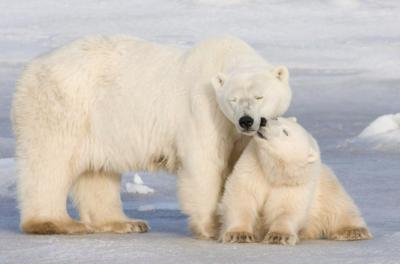
#> input picture nbs/07_others/bears.jpg, 400 x 264 px
$ jupyter execute --allow-errors 04_plotting.ipynb
#> lines starting #> are read from the running program, lines starting #| are printed output that depends on the picture
[cell 1]
# | default_exp others

<a id=top></a>

# Plotting

> Graphical production

## Matplotlib

[cell 2]
# | export
import matplotlib.pyplot as plt

Scatter plotting

[cell 3]
import numpy as np

[cell 4]
fig, ax = plt.subplots()
for label in ["first", "second", "third"]:
    ax.scatter(np.random.randn(10)*20, np.random.randn(10)*2,
            s=np.random.randint(10,30,10)**2, cmap=plt.cm.Spectral, alpha=0.5, label=label);

#Legend configuring
legend = plt.legend(loc='upper left', shadow=True)
frame = legend.get_frame()
frame.set_facecolor('0.50')
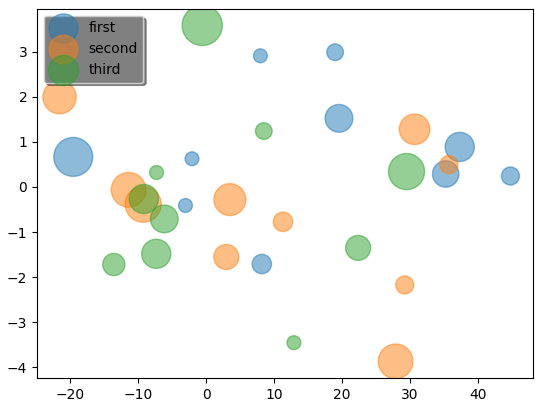
#> figure drawn by matplotlib, 1 panel

[back to top](#top)

## Sympy

> Ploting functions from text description

[cell 5]
# | export
import sympy

#> (a cell that did not finish here is left out)

[back to top](#top)

## Seaborn

First create a dataFrame with a continuous variable and a categorical variable to group the histograms

[cell 7]
# | export
import seaborn as sns
import matplotlib.pyplot as plt
import pandas as pd, numpy as np

[cell 8]
np.random.rand()
frame = pd.DataFrame(data=np.concatenate((np.random.rand(10,1),np.random.randint(0, high=2, size=(10,1))), axis=1), columns=['indep_var',"group_var"])
frame["group_var"] = pd.Categorical(frame["group_var"].apply(lambda x: "A" if x else "B"))

Or use np.random.choice to select random values in a list-type

[cell 9]
np.random.choice(['A','B'], size=10, replace=True) #, p=None -> prob_distribution

**Barplots and Countplots from SNS**

[cell 10]
fig,axs = plt.subplots(1,2, figsize=(9,3))
sns.barplot(data=frame, y='indep_var', x="group_var", ax=axs[0]).set(title="Indep. var. values")
sns.countplot(data=frame, x="group_var", ax=axs[1]).set(title="Count in group");
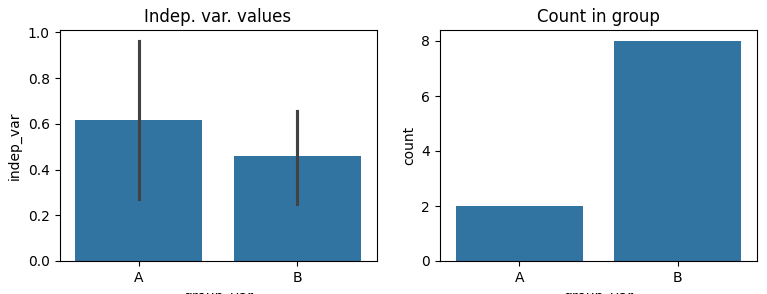
#> figure drawn by matplotlib, 2 panels

_Small detour_ - categorical variables' inner code can be accessed through:

[cell 11]
print(frame["group_var"].cat.categories)
frame["group_var"].cat.codes.values

**Box plot and distribution**

[cell 12]
fig,axs = plt.subplots(1,2, figsize=(9,3))
sns.boxenplot(data=frame, x="group_var", y="indep_var", ax=axs[0]).set(title="Boxplot")
sns.kdeplot(data=frame, x="indep_var", ax=axs[1]).set(title="Distribution");
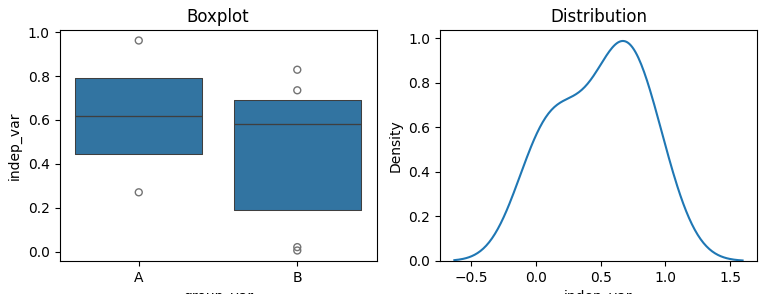
#> figure drawn by matplotlib, 2 panels; panel 2: curve peaks at x = 0.668, y = 0.989

[back to top](#top)

## PIL

Loading and applying built-in filters and the kernel

[cell 13]
# | export
import matplotlib.pyplot as plt
from PIL import Image, ImageFilter, ImageDraw

[cell 14]
img = Image.open("bears.jpg").resize((400,300))#.rotate(-90)
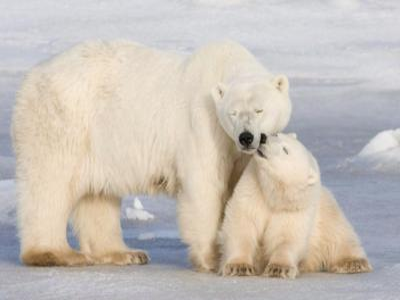
#> img: PIL image 400x300 RGB; mean R, G, B 199.6, 191.9, 184.4

filters = [
    ImageFilter.BLUR,
    ImageFilter.CONTOUR,
    ImageFilter.DETAIL,
    ImageFilter.EDGE_ENHANCE,
    ImageFilter.EDGE_ENHANCE_MORE,
    ImageFilter.EMBOSS,
    ImageFilter.FIND_EDGES,
    ImageFilter.Kernel(size=(3,3), kernel=[1,1,1,1,1,1,1,1,1]),
    ImageFilter.SHARPEN,
    ImageFilter.SMOOTH,
    ImageFilter.SMOOTH_MORE,
    ImageFilter.MaxFilter(size=3),
    ImageFilter.MinFilter(size=3)
]

imgs = [(img, 'Original')] + [(img.filter(a_filter), a_filter.name) for a_filter in filters]
#> imgs = 14 items
plt.figure(figsize=(10, 30))

for i, (image, label) in enumerate(imgs):
    ax = plt.subplot((len(imgs)+1)//2, 2, i + 1)
    plt.imshow(image)
    plt.title(label)
    plt.axis("off")
#> this loop made 14 passes
#> label on passes 1 to 12: 'Original', 'Blur', 'Contour', 'Detail', 'Edge-enhance', 'Edge-enhance More', 'Emboss', 'Find Edges', 'Kernel', 'Sharpen', 'Smooth', 'Smooth More'
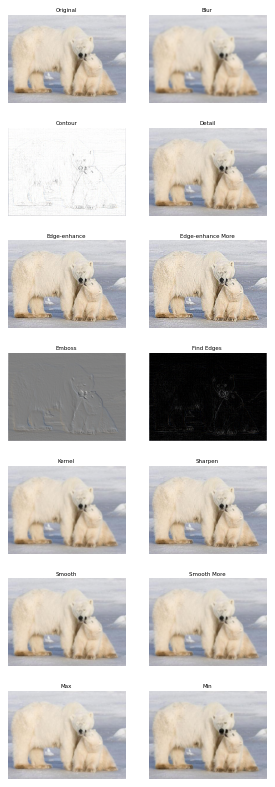
#> figure drawn by matplotlib, 14 panels

Drawing on the image

[cell 15]
Drawer = ImageDraw.Draw(img)
Drawer.rectangle((245,130,320,190), fill=None, outline="red", width=3)
Drawer.rectangle((205,80,290,155), fill=None, outline="blue", width=3)
img
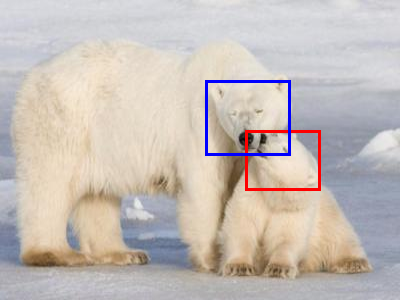
#> Out: PIL image 400x300 RGB; mean R, G, B 198.5, 189.3, 183.9
